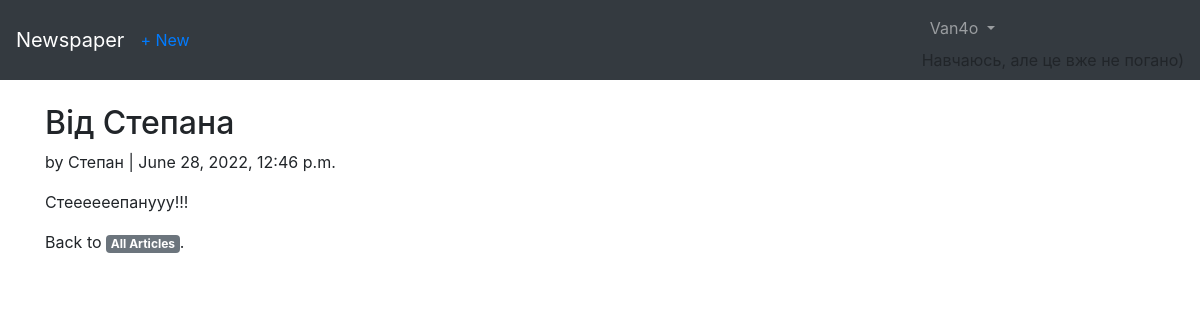
Page /article/3/ (signed in) on the committed database.
### users/models.py (models this page shows)
class CustomUser(AbstractUser):
    age = models.PositiveIntegerField(null=True, blank=True)

### articles/models.py (models this page shows, shortened)
class Article(models.Model):
    title = models.CharField(max_length=260)
    body = models.TextField()
    date = models.DateTimeField(auto_now_add=True)
    author = models.ForeignKey(
        get_user_model(),
        on_delete=models.CASCADE
    )

### articles/views.py (the view)
# urls.py: path('<int:pk>/', ArticleDetailPageView.as_view(), name="article_detail"),
class ArticleDetailPageView(DetailView):
    model = Article
    template_name = "article_detail.html"
    context_object_name = "article"

### templates/article_detail.html (shortened to what this page needs)
{% extends 'base.html' %}
{% block content %}
    <div class="article-entry">
        <h2>{{ article.title }}</h2>
        <p>by {{ article.author }} | {{ article.date }}</p>
        <p>{{ article.body }}</p>
    </div>
    <p>Back to <a href="{% url 'articles' %}" class="badge badge-secondary">All Articles</a>.</p>
{% endblock content %}

### templates/base.html (shortened to what this page needs)
<!DOCTYPE html>
<html lang="uk">
    <head>
        <link rel="stylesheet" href="https://cdn.jsdelivr.net/npm/bootstrap@4.1.3/dist/css/bootstrap.min.css"
>
    </head>
    <body>
        <nav class="navbar navbar-expand-md navbar-dark bg-dark mb-4">
            <a class="navbar-brand" href="{% url 'home' %}">Newspaper</a>
            <a href="{% url 'article_create' %}"> + New</a>
            <div class="collapse navbar-collapse" id="navbarCollapse">
                {% if user.is_authenticated %}
                    <ul class="navbar-nav ml-auto">
                    <li class="nav-item">
                    <a class="nav-link dropdown-toggle" href="#" id="userMenu"
                    data-toggle="dropdown" aria-haspopup="true"
                    aria-expanded="false">
                    {{ user.username }}
                    </a>
                    Навчаюсь, але це вже не погано)
                    </li>
                    </ul>
                {% endif %}
            </div>
        </nav>
        <div class="container">
            {% block content %}
            {% endblock content %}
        </div>
    </body>
</html>

### rows in the picture
CustomUser: username "Van4o"
Article: title "Від Степана", author "Степан", date "June 28, 2022, 12:46 p.m.", body "Стеееееепанyyy!!!"
